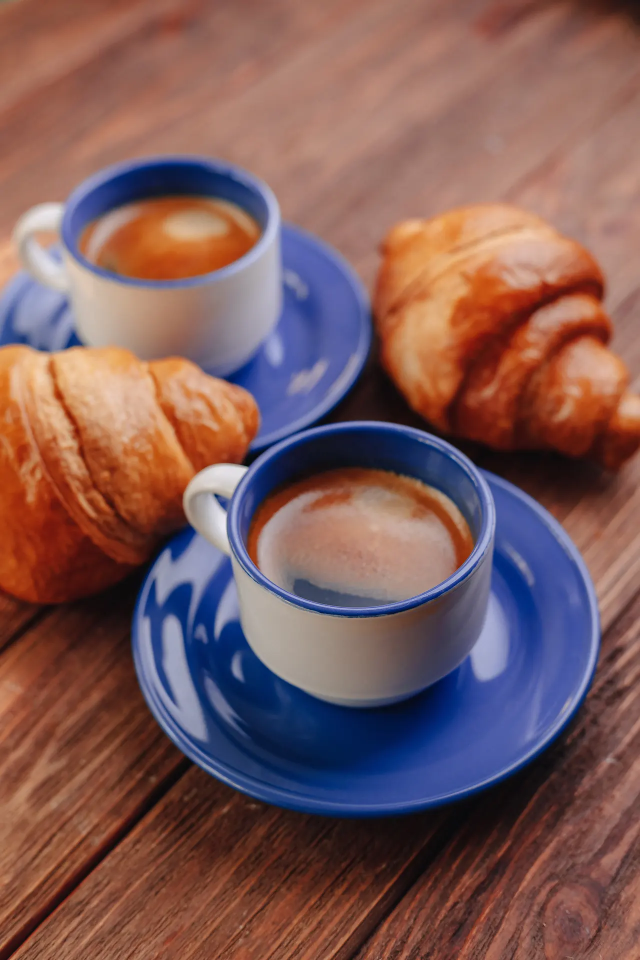
#> input picture fotos/cafe-da-manha-1280.webp, 1280 x 1920 px, given in place of praia-itapema-aerea.jpg, which was not available (shown at 1/2 size); the run also reads 1 picture not shown here
$ python og.py
#> lines starting #> are read from the running program, lines starting #| are printed output that depends on the picture; after the words box and inside, x2 and y2 are one past the last pixel; in counts of white or black regions, pixels touching at a corner belong together; pictures that were not available may be replaced by others from this repository, and a replacement may not be noted
#!/usr/bin/env python3
"""
Gera a imagem de compartilhamento (Open Graph) em 1200x630.

    python3 scripts/og.py

Usa a foto de capa real mais o lockup da marca sobre um veu verde, seguindo
os mesmos tokens da direcao de arte. Rode de novo se a foto de capa mudar.
"""

from pathlib import Path
from PIL import Image, ImageChops, ImageDraw, ImageFilter

RAIZ = Path(__file__).resolve().parent.parent
FOTO = RAIZ / "assets-raw" / "originais" / "praia-itapema-aerea.jpg"
LOGO = RAIZ / "site" / "public" / "marca" / "green-beach-logo-clara.png"
SAIDA = RAIZ / "site" / "public" / "og-green-beach.jpg"

LARGURA, ALTURA = 1200, 630
VERDE = (20, 26, 18)


def main() -> None:
    foto = Image.open(FOTO).convert("RGB")
#> foto is the input picture: PIL image 1280x1920 RGB; mean R, G, B 126.1, 90.9, 89

    # Recorte "cover" centrado, sem deformar a foto.
    escala = max(LARGURA / foto.width, ALTURA / foto.height)
#> escala = 0.938
    nova = (round(foto.width * escala), round(foto.height * escala))
#> nova = (1200, 1800)
    foto = foto.resize(nova, Image.LANCZOS)
#> foto: PIL image 1200x1800 RGB
    esq = (foto.width - LARGURA) // 2
#> esq = 0
    topo = round((foto.height - ALTURA) * 0.42)
#> topo = 491
    base = foto.crop((esq, topo, esq + LARGURA, topo + ALTURA))
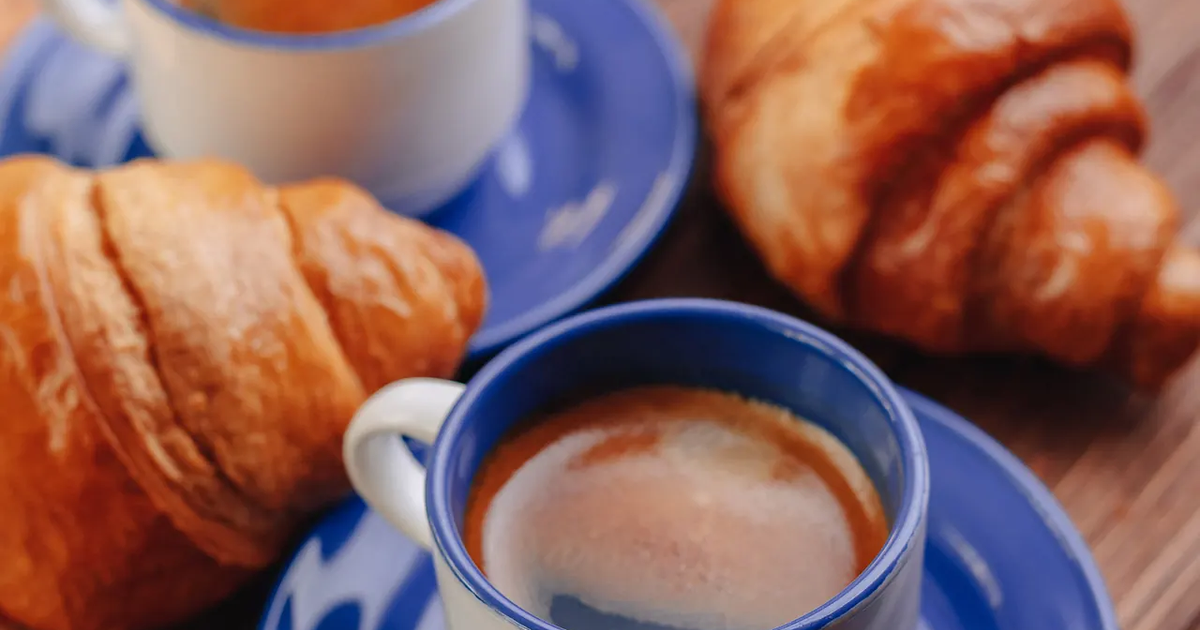
#> base: PIL image 1200x630 RGB; mean R, G, B 137.5, 96.8, 92.1

    # Veu vertical, o mesmo desenho do hero: escuro em cima e embaixo, aberto
    # no meio para a foto respirar.
    veu = Image.new("L", (1, ALTURA))
    for y in range(ALTURA):
        t = y / (ALTURA - 1)
        if t < 0.18:
            a = 0.46 - (0.46 - 0.16) * (t / 0.18)
        elif t < 0.34:
            a = 0.16
        else:
            a = 0.16 + (0.86 - 0.16) * ((t - 0.34) / 0.66) ** 1.35
        veu.putpixel((0, y), round(a * 255))
    veu = veu.resize((LARGURA, ALTURA))

    # Mancha oval por tras da marca, para o lockup nao brigar com os predios.
    halo = Image.new("L", (LARGURA, ALTURA), 0)
#> halo: PIL image 1200x630 L; every value is 0
    ImageDraw.Draw(halo).ellipse(
        [LARGURA // 2 - 330, ALTURA - 470, LARGURA // 2 + 330, ALTURA - 10],
        fill=120,
    )
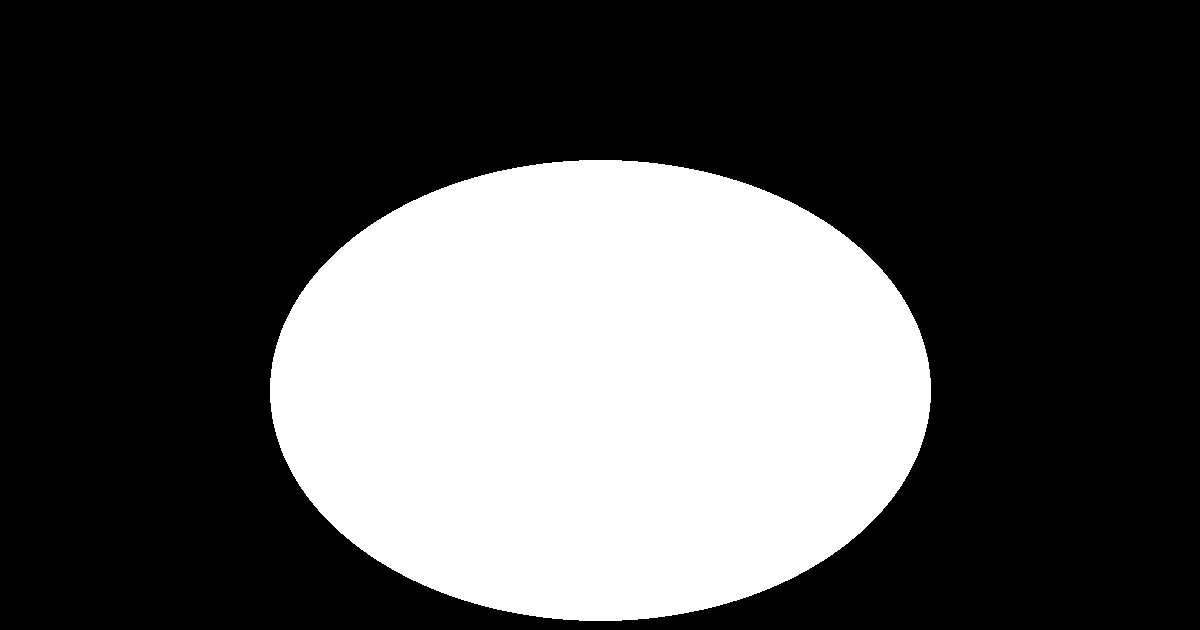
#> halo: PIL image 1200x630 L; values 0 (black) and 120 (white), 31.6% white; 1 white region, box (x1, y1, x2, y2) and area: (270, 160, 931, 621) 239253
    halo = halo.filter(ImageFilter.GaussianBlur(90))
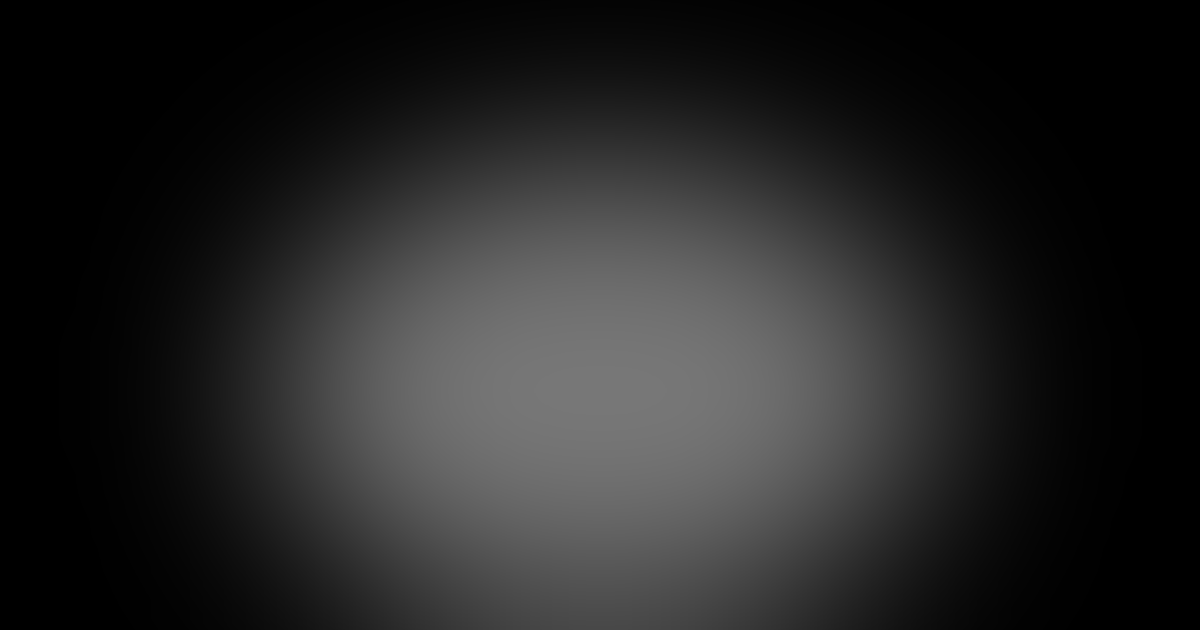
#> halo: PIL image 1200x630 L; min 0, max 119, mean 36.6
    veu = ImageChops.lighter(veu, halo)
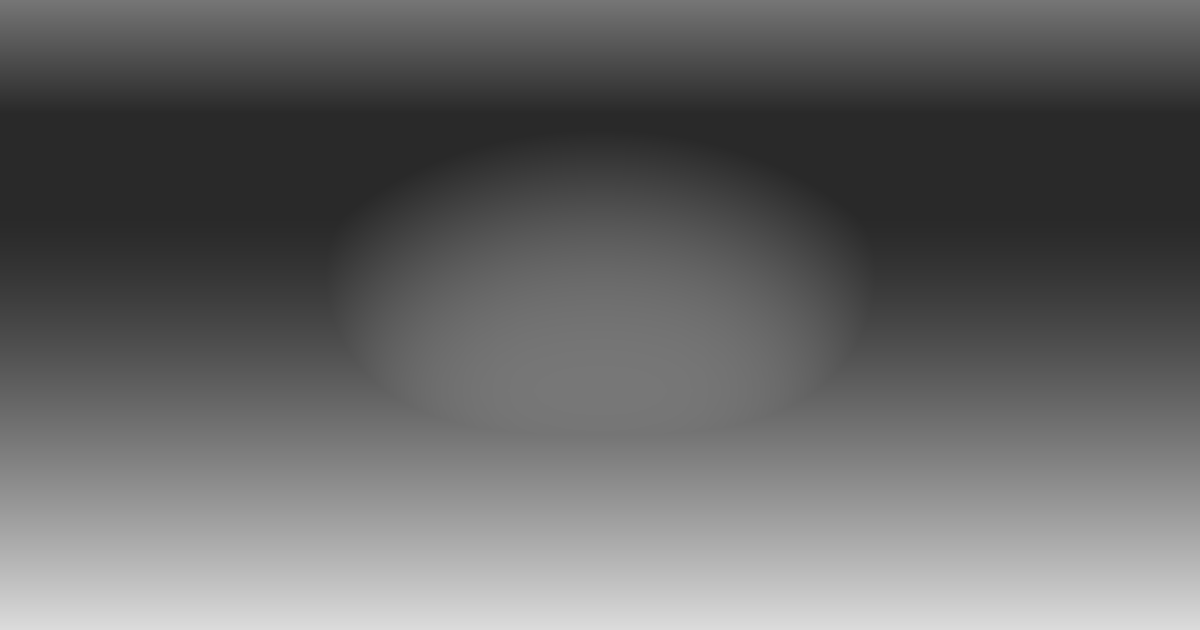
#> veu: PIL image 1200x630 L; min 41, max 219, mean 102.5

    camada = Image.new("RGB", (LARGURA, ALTURA), VERDE)
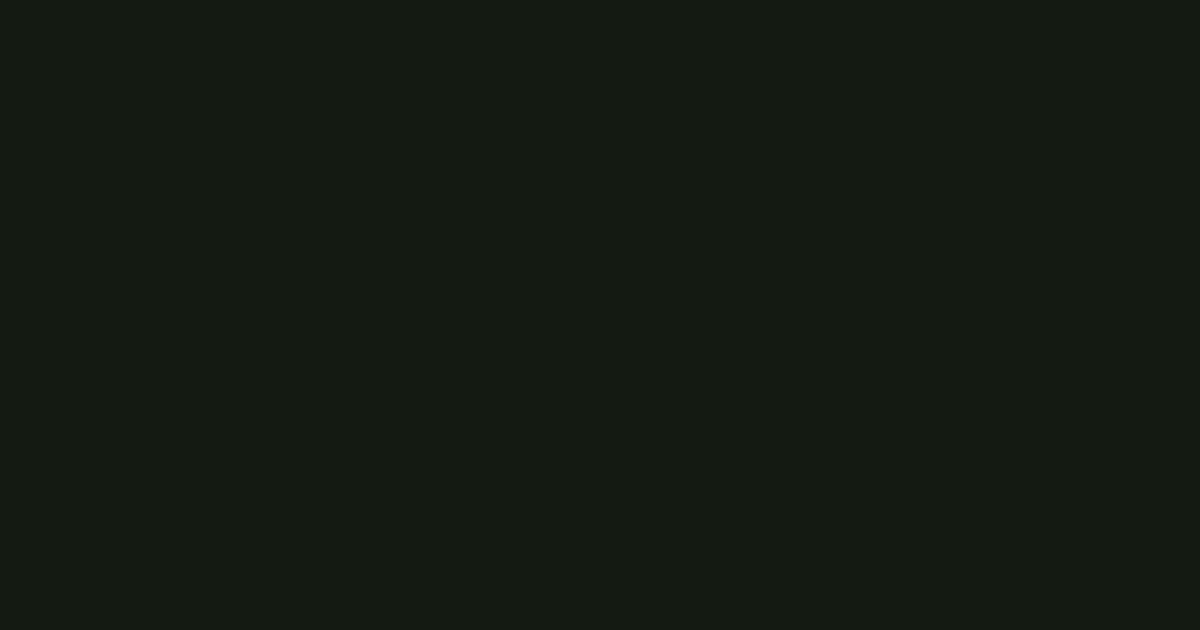
#> camada: PIL image 1200x630 RGB; mean R, G, B 20, 26, 18
    base = Image.composite(camada, base, veu)

    # Lockup da marca, centrado na metade de baixo.
    logo = Image.open(LOGO).convert("RGBA")
    altura_logo = 300
    logo = logo.resize((round(logo.width * altura_logo / logo.height), altura_logo), Image.LANCZOS)
#> logo: PIL image 200x300 RGBA
    base_rgba = base.convert("RGBA")
    base_rgba.alpha_composite(logo, ((LARGURA - logo.width) // 2, ALTURA - altura_logo - 96))
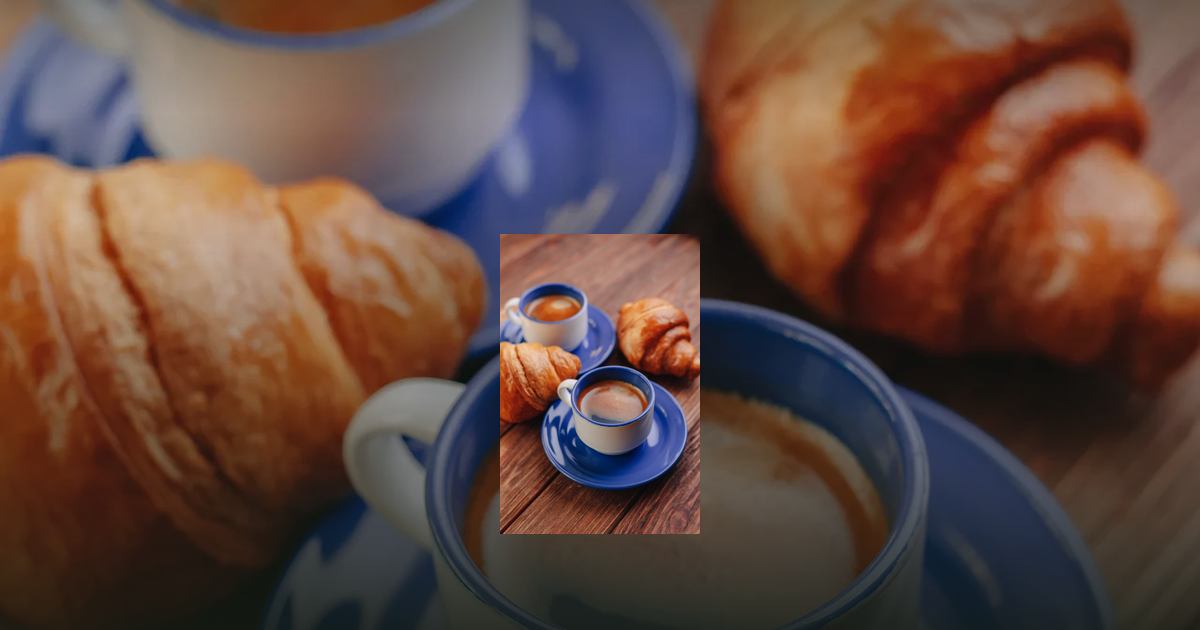
#> base_rgba: PIL image 1200x630 RGBA; mean R, G, B, A 99, 72.9, 64.3, 255

    # Filete dourado e a linha de endereco.
    desenho = ImageDraw.Draw(base_rgba)
    desenho.line([(LARGURA // 2 - 120, ALTURA - 64), (LARGURA // 2 + 120, ALTURA - 64)],
                 fill=(229, 182, 78, 210), width=2)

    base_rgba.convert("RGB").save(SAIDA, quality=88, optimize=True, progressive=True)
#> (the run stopped early here; a loop or call above may not have finished)
